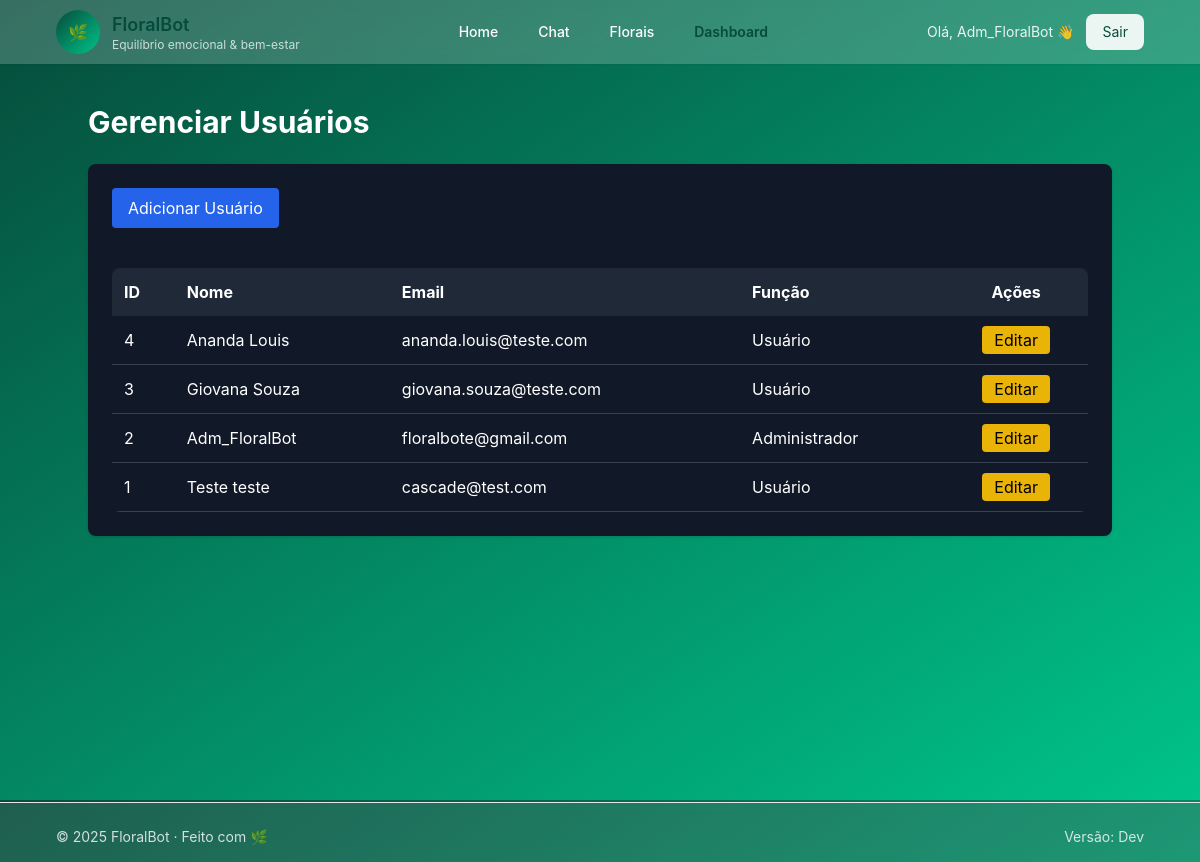
The app's page /users-admin (signed in) with its own data.
### app/models.py (models this page shows, shortened)
class User(UserMixin, db.Model):
    __tablename__ = "user"
    id = db.Column(db.Integer, primary_key=True)
    name = db.Column(db.String(120), nullable=False)
    email = db.Column(db.String(120), unique=True, nullable=False, index=True)
    password_hash = db.Column(db.String(256), nullable=False)
    created_at = db.Column(db.DateTime, default=datetime.utcnow)
    birthdate = db.Column(db.Date)      # Data de nascimento
    gender = db.Column(db.String(50))   # Feminino / Masculino / Outro
    is_admin = db.Column(db.Boolean, default=False)  # Controle de acesso
    chats = db.relationship(
        "ChatHistory",
        backref="user",
        cascade="all, delete-orphan",
        passive_deletes=True
    )

### app/routes.py (the view)
@main_bp.route("/users-admin")
@login_required
@admin_required
def users_admin():
    users = User.query.order_by(User.created_at.desc()).all()
    return render_template("users_admin.html", users=users)

### app/templates/users_admin.html
{% extends "base.html" %}
{% block content %}
<div class="container mx-auto max-w-5xl py-10">
    <h2 class="text-3xl font-bold mb-6">Gerenciar Usuários</h2>
    <div class="bg-gray-900 p-6 rounded-lg shadow mb-10">
        <a href="{{ url_for('main.add_user') }}"
           class="bg-blue-600 hover:bg-blue-700 px-4 py-2 rounded text-white mb-6 inline-block">
            Adicionar Usuário
        </a>
        <div class="table-responsive mt-4">
            <table class="w-full bg-gray-900 rounded-lg overflow-hidden">
                <thead class="bg-gray-800">
                    <tr>
                        <th class="p-3 text-left">ID</th>
                        <th class="p-3 text-left">Nome</th>
                        <th class="p-3 text-left">Email</th>
                        <th class="p-3 text-left">Função</th>
                        <th class="p-3 text-center">Ações</th>
                    </tr>
                </thead>
                <tbody>
                    {% for user in users %}
                    <tr class="border-b border-gray-700">
                        <td class="p-3">{{ user.id }}</td>
                        <td class="p-3">{{ user.name }}</td>
                        <td class="p-3">{{ user.email }}</td>
                        <td class="p-3">
                            {% if user.is_admin %}Administrador{% else %}Usuário{% endif %}
                        </td>
                        <td class="p-3 text-center">
                            <a href="{{ url_for('main.edit_user', user_id=user.id) }}"
                               class="bg-yellow-500 hover:bg-yellow-600 px-3 py-1 rounded text-black">
                                Editar
                            </a>
                        </td>
                    </tr>
                    {% endfor %}
                </tbody>
            </table>
        </div>
    </div>
</div>
{% endblock %}

### app/templates/base.html (shortened to what this page needs)
<!doctype html>
<html lang="pt-BR">
<head>
  <script src="https://cdn.tailwindcss.com"></script>
</head>
<body class="min-h-screen bg-wellness text-white font-sans">
  <header class="bg-white/20 backdrop-blur sticky top-0 z-40 shadow-sm">
    <div class="max-w-6xl mx-auto px-4 sm:px-6 lg:px-8">
      <div class="flex items-center justify-between h-16">
        <a href="{{ url_for('main.home') }}" class="flex items-center gap-3">
          <div class="w-11 h-11 rounded-full bg-wellness flex items-center justify-center text-white font-bold animate-softbreath">
            🌿
          </div>
          <div class="hidden sm:block">
            <div class="text-lg font-semibold text-secondary">FloralBot</div>
            <div class="text-xs text-white/75 -mt-0.5">Equilíbrio emocional & bem-estar</div>
          </div>
        </a>
        <nav class="hidden md:flex items-center gap-4 text-sm font-medium">
          <a href="{{ url_for('main.home') }}" class="px-3 py-2 rounded hover:bg-white/10">Home</a>
          <a href="{{ url_for('main.chat') }}" class="px-3 py-2 rounded hover:bg-white/10">Chat</a>
          <a href="{{ url_for('main.florais_public') }}" class="px-3 py-2 rounded hover:bg-white/10">Florais</a>
          {% if current_user.is_authenticated and current_user.is_admin %}
            <a href="{{ url_for('main.dashboard') }}" class="px-3 py-2 rounded hover:bg-white/10 text-secondary font-semibold">Dashboard</a>
          {% endif %}
        </nav>
        <div class="flex items-center gap-3">
          {% if current_user.is_authenticated %}
            <span class="text-sm text-white/90 hidden sm:block">
              Olá, {{ current_user.name.split(' ')[0] }} 👋
            </span>
            <a href="{{ url_for('auth.logout') }}" class="px-4 py-2 rounded-lg bg-white/90 text-[#064C3B] text-sm hover:opacity-90 animate-floatbutton">
              Sair
            </a>
          {% else %}
            <a href="{{ url_for('auth.login') }}" class="hidden sm:inline-block px-4 py-2 rounded-lg border border-white text-white text-sm hover:bg-white/10 animate-floatbutton">
              Entrar
            </a>
          {% endif %}
        </div>
      </div>
    </div>
  </header>
  <main class="min-h-[80vh]">
    {% block content %}{% endblock %}
  </main>
  <footer class="mt-12 border-t bg-white/10">
    <div class="max-w-6xl mx-auto px-4 sm:px-6 lg:px-8 py-6 text-sm text-white/80 flex items-center justify-between">
      <div>© {{ now().year }} FloralBot · Feito com 🌿</div>
      <div class="hidden sm:block">Versão: Dev</div>
    </div>
  </footer>
</body>
</html>

### records on screen
User: name "Adm_FloralBot", id "2", email "floralbote@gmail.com", is_admin "Administrador"
User: id "4", name "Ananda Louis", email "ananda.louis@teste.com", is_admin "Usuário"
User: id "3", name "Giovana Souza", email "giovana.souza@teste.com", is_admin "Usuário"
User: id "1", name "Teste teste", email "cascade@test.com", is_admin "Usuário"
